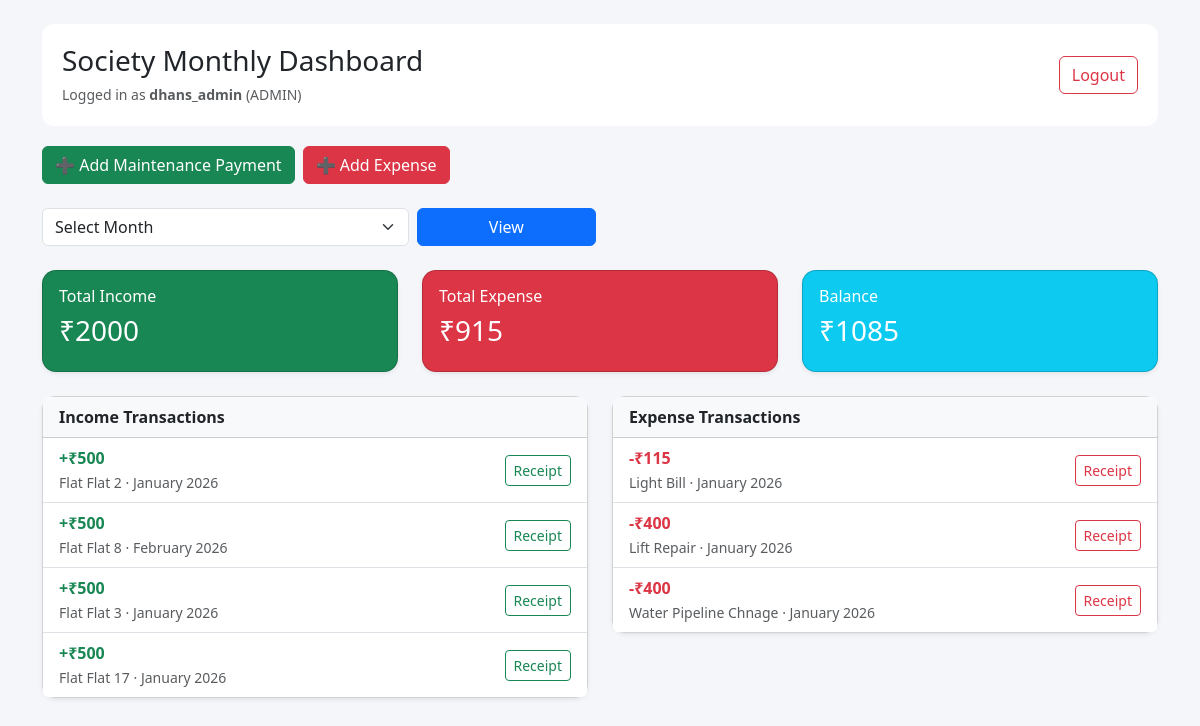
Screenshot of / (signed in) with the database file from the repository.
### accounts/models.py (models this page shows, shortened)
class User(AbstractUser):
    ROLE_CHOICES = (
        ('ADMIN', 'Admin'),
        ('MEMBER', 'Member'),
    )
    role = models.CharField(max_length=10, choices=ROLE_CHOICES)
    flat_no = models.CharField(max_length=10, blank=True, null=True)

### finance/models.py (models this page shows, shortened)
class MaintenancePayment(models.Model):
    PAYMENT_MODES = (
        ('CASH', 'Cash'),
        ('UPI', 'UPI'),
        ('BANK', 'Bank Transfer'),
    )
    member = models.ForeignKey(User, on_delete=models.CASCADE)
    amount = models.PositiveIntegerField()
    month = models.CharField(max_length=20, choices=MONTH_CHOICES)
    payment_mode = models.CharField(max_length=10, choices=PAYMENT_MODES)
    receipt = models.ImageField(upload_to='payments/')
    paid_on = models.DateTimeField(auto_now_add=True)

class Expense(models.Model):
    CATEGORY_CHOICES = (
        ('LIFT', 'Lift Repair'),
        ('CLEANING', 'Cleaning'),
        ('SECURITY', 'Security'),
        ('ELECTRICITY', 'Electricity'),
        ('OTHER', 'Other'),
    )
    title = models.CharField(max_length=100)
    amount = models.PositiveIntegerField()
    category = models.CharField(max_length=20, choices=CATEGORY_CHOICES)
    month = models.CharField(max_length=20, choices=MONTH_CHOICES)
    bill = models.ImageField(upload_to='expenses/')
    added_by = models.ForeignKey(User, on_delete=models.SET_NULL, null=True)
    created_at = models.DateTimeField(auto_now_add=True)

### dashboard/views.py (the view)
# urls.py: path('', monthly_dashboard, name='monthly_dashboard'),
@login_required
def monthly_dashboard(request):
    month = request.GET.get('month')
    payments = MaintenancePayment.objects.all()
    expenses = Expense.objects.all()
    if month:
        payments = payments.filter(month=month)
        expenses = expenses.filter(month=month)
    total_income = payments.aggregate(Sum('amount'))['amount__sum'] or 0
    total_expense = expenses.aggregate(Sum('amount'))['amount__sum'] or 0
    balance = total_income - total_expense
    context = {
        'payments': payments,
        'expenses': expenses,
        'total_income': total_income,
        'total_expense': total_expense,
        'balance': balance,
    }
    return render(request, 'dashboard/monthly_dashboard.html', context)

### dashboard/templates/dashboard/monthly_dashboard.html (shortened to what this page needs)
<!DOCTYPE html>
<html lang="en">
<head>
    <link href="https://cdn.jsdelivr.net/npm/bootstrap@5.3.2/dist/css/bootstrap.min.css" rel="stylesheet">
</head>
<body class="container py-4">
<div class="dashboard-header d-flex justify-content-between align-items-center">
    <div>
        <h3 class="mb-1">Society Monthly Dashboard</h3>
        <small class="text-muted">
            Logged in as <strong>{{ request.user.username }}</strong> ({{ request.user.role }})
        </small>
    </div>
    <a href="/logout/" class="btn btn-outline-danger">Logout</a>
</div>
{% if request.user.role == 'ADMIN' %}
<div class="mb-4 d-flex gap-2">
    <a href="{% url 'add_payment' %}" class="btn btn-success">
        ➕ Add Maintenance Payment
    </a>
    <a href="{% url 'add_expense' %}" class="btn btn-danger">
        ➕ Add Expense
    </a>
</div>
{% endif %}
<form method="get" class="mb-4">
    <div class="row g-2 align-items-center">
        <div class="col-md-4">
            <select name="month" class="form-select" required>
                <option value="">Select Month</option>
            </select>
        </div>
        <div class="col-md-2">
            <button class="btn btn-primary w-100">View</button>
        </div>
    </div>
</form>
<div class="row mb-4">
    <div class="col-md-4">
        <div class="card shadow-sm bg-success text-white">
            <div class="card-body">
                <h6>Total Income</h6>
                <h3>₹{{ total_income }}</h3>
            </div>
        </div>
    </div>
    <div class="col-md-4">
        <div class="card shadow-sm bg-danger text-white">
            <div class="card-body">
                <h6>Total Expense</h6>
                <h3>₹{{ total_expense }}</h3>
            </div>
        </div>
    </div>
    <div class="col-md-4">
        <div class="card shadow-sm bg-info text-white">
            <div class="card-body">
                <h6>Balance</h6>
                <h3>₹{{ balance }}</h3>
            </div>
        </div>
    </div>
</div>
<div class="row">
    <div class="col-md-6">
        <div class="card shadow-sm mb-4">
            <div class="card-header bg-light">
                <strong>Income Transactions</strong>
            </div>
            <ul class="list-group list-group-flush transaction-list">
                {% for p in payments %}
                <li class="list-group-item">
                    <div>
                        <span class="amount-positive">+₹{{ p.amount }}</span>
                        <br>
                        <small class="text-muted">
                            Flat {{ p.member.flat_no }} · {{ p.month }}
                        </small>
                    </div>
                    {% if p.receipt %}
                        <a href="{{ p.receipt.url }}" target="_blank" class="btn btn-sm btn-outline-success">
                            Receipt
                        </a>
                    {% endif %}
                </li>
                {% empty %}
                <li class="list-group-item text-muted">No income records</li>
                {% endfor %}
            </ul>
        </div>
    </div>
    <div class="col-md-6">
        <div class="card shadow-sm mb-4">
            <div class="card-header bg-light">
                <strong>Expense Transactions</strong>
            </div>
            <ul class="list-group list-group-flush transaction-list">
                {% for e in expenses %}
                <li class="list-group-item">
                    <div>
                        <span class="amount-negative">-₹{{ e.amount }}</span>
                        <br>
                        <small class="text-muted">
                            {{ e.title }} · {{ e.month }}
                        </small>
                    </div>
                    {% if e.bill %}
                        <a href="{{ e.bill.url }}" target="_blank" class="btn btn-sm btn-outline-danger">
                            Receipt
                        </a>
                    {% endif %}
                </li>
                {% empty %}
                <li class="list-group-item text-muted">No expense records</li>
                {% endfor %}
            </ul>
        </div>
    </div>
</div>
</body>
</html>

### dashboard/templates/dashboard/monthly_dashboard.html (style rules this page uses)
body { background-color: #f4f6f9; }
.dashboard-header { background: white; padding: 20px; border-radius: 12px; margin-bottom: 20px; }
.card { border-radius: 14px; }
.transaction-list li { display: flex; justify-content: space-between; align-items: center; }
.amount-positive { color: #198754; font-weight: 600; }
.amount-negative { color: #dc3545; font-weight: 600; }

### rows the page displays
User: user.username "dhans_admin", user.role "ADMIN"
MaintenancePayment: amount "500", member.flat_no "Flat 2", month "January 2026"
MaintenancePayment: amount "500", member.flat_no "Flat 8", month "February 2026"
MaintenancePayment: amount "500", member.flat_no "Flat 3", month "January 2026"
MaintenancePayment: amount "500", member.flat_no "Flat 17", month "January 2026"
Expense: amount "115", title "Light Bill", month "January 2026"
Expense: amount "400", title "Lift Repair", month "January 2026"
Expense: amount "400", title "Water Pipeline Chnage", month "January 2026"

### other values shown
{{ total_income }} "2000"
{{ total_expense }} "915"
{{ balance }} "1085"
